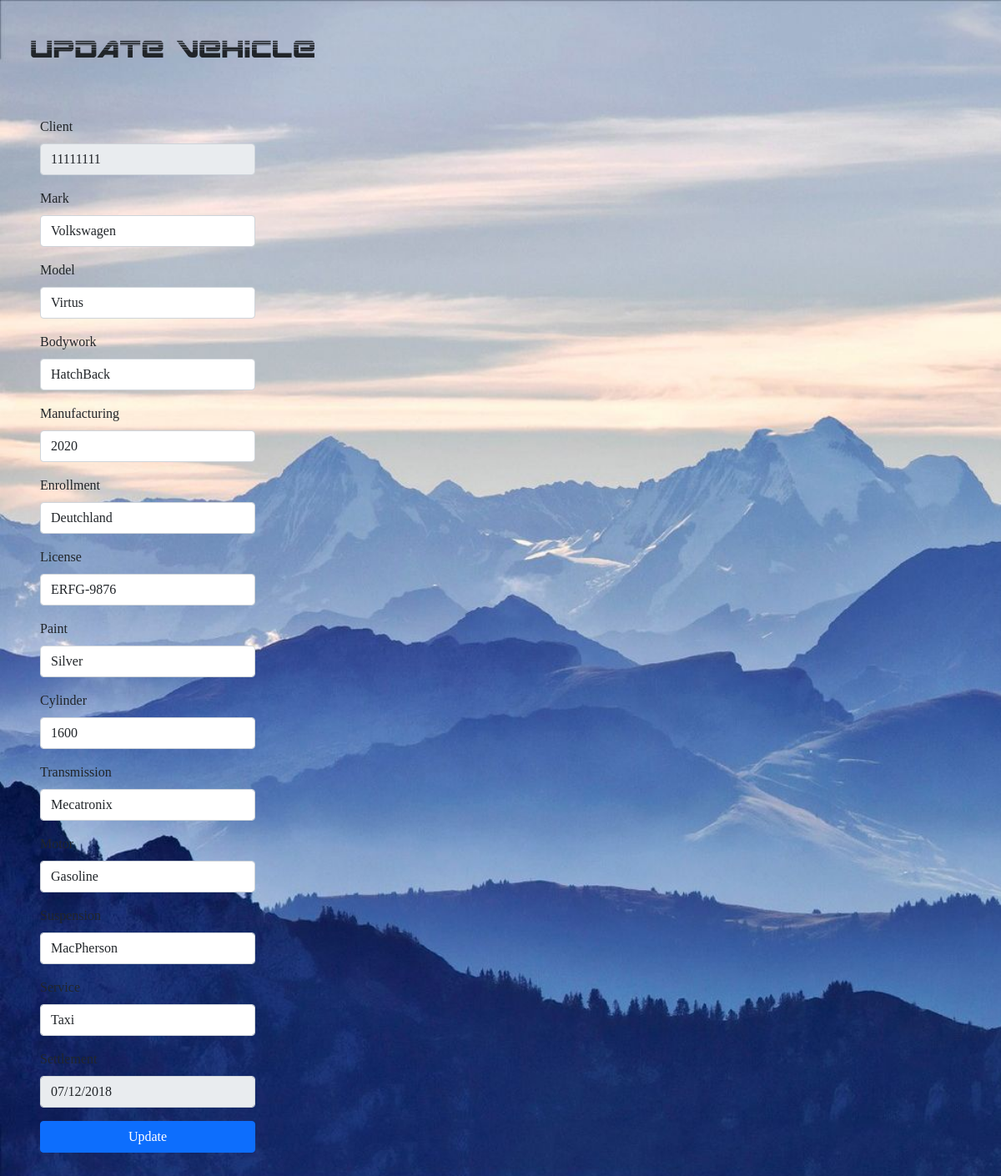
/vehicleCrud/vehicleUpdate.php?id_vehicle=1, run on the app's committed database.
### tables this page shows
CREATE TABLE IF NOT EXISTS `vehicles` (
  `id_vehicle` INT NOT NULL AUTO_INCREMENT,
  `mark` VARCHAR(45) NOT NULL,
  `model` VARCHAR(45) NOT NULL,
  `bodywork` VARCHAR(45) NOT NULL,
  `manufacturing` VARCHAR(45) NULL,
  `enrollment` VARCHAR(45) NOT NULL,
  `license` VARCHAR(45) NOT NULL,
  `paint` VARCHAR(45) NOT NULL,
  `cylinder` VARCHAR(45) NULL,
  `transmission` VARCHAR(45) NULL,
  `motor` VARCHAR(45) NULL,
  `suspension` VARCHAR(45) NULL,
  `service` VARCHAR(45) NULL,
  `settlement` VARCHAR(45) NOT NULL,
  `citizen_number` INT NOT NULL,
  PRIMARY KEY (`id_vehicle`),
  CONSTRAINT `fk_cars_clients`
    FOREIGN KEY (`citizen_number`)
    REFERENCES `clients` (`citizen_number`)
    ON DELETE NO ACTION
    ON UPDATE NO ACTION);

### vehicleCrud/vehicleUpdate.php (the view, shortened to what this page needs)
<?php
require "../models/connectionDatabase.php";
$id_vehicle = $_GET["id_vehicle"];
$update_vehicle = "SELECT * FROM vehicles WHERE id_vehicle='$id_vehicle'";
?>
<!DOCTYPE html>
<html lang="en">
<head>
    <link href="https://cdn.jsdelivr.net/npm/bootstrap@5.0.1/dist/css/bootstrap.min.css" rel="stylesheet" />
    <link rel="stylesheet" href="../style/general.css" />
</head>
<body class="body">
    <h1>UPDATE VEHICLE</h1>
    <br>
    <div class='container-fluid'>
        <br>
        <form method="POST" action="../vehicleCrud/vehicleProcess.php">
            <div class='row'>
                <div class="col-md-3">
                    <?php $result = mysqli_query($connection, $update_vehicle);
                    while ($row = mysqli_fetch_assoc($result)) { ?>
                        <div class="mb-3">
                            <label class="form-label">Client</label>
                            <input type="text" class="form-control" name="citizen_number" id="citizen_number" value="<?php echo $row["citizen_number"]; ?>" readonly=»readonly» >
                        </div>
                        <div class="mb-3">
                            <label class="form-label">Mark</label>
                            <input type="text" class="form-control" name="mark" id="mark" value="<?php echo $row["mark"]; ?>" >
                        </div>
                        <div class="mb-3">
                            <label class="form-label">Model</label>
                            <input type="text" class="form-control" name="model" id="model" value="<?php echo $row["model"]; ?>" >
                        </div>
                        <div class="mb-3">
                            <label class="form-label">Bodywork</label>
                            <input type="text" class="form-control" name="bodywork" id="bodywork" value="<?php echo $row["bodywork"]; ?>" >
                        </div>
                        <div class="mb-3">
                            <label class="form-label">Manufacturing</label>
                            <input type="text" class="form-control" name="manufacturing" id="manufacturing" value="<?php echo $row["manufacturing"]; ?>" >
                        </div>
                        <div class="mb-3">
                            <label class="form-label">Enrollment</label>
                            <input type="text" class="form-control" name="enrollment" id="enrollment" value="<?php echo $row["enrollment"]; ?>" >
                        </div>
                        <div class="mb-3">
                            <label class="form-label">License</label>
                            <input type="text" class="form-control" name="license" id="license" value="<?php echo $row["license"]; ?>" >
                        </div>
                        <div class="mb-3">
                            <label class="form-label">Paint</label>
                            <input type="text" class="form-control" name="paint" id="paint" value="<?php echo $row["paint"]; ?>" >
                        </div>
                        <div class="mb-3">
                            <label class="form-label">Cylinder</label>
                            <input type="text" class="form-control" name="cylinder" id="cylinder" value="<?php echo $row["cylinder"]; ?>" >
                        </div>
                        <div class="mb-3">
                            <label class="form-label">Transmission</label>
                            <input type="text" class="form-control" name="transmission" id="transmission" value="<?php echo $row["transmission"]; ?>" >
                        </div>
                        <div class="mb-3">
                            <label class="form-label">Motor</label>
                            <input type="text" class="form-control" name="motor" id="motor" value="<?php echo $row["motor"]; ?>" >
                        </div>
                        <div class="mb-3">
                            <label class="form-label">Suspension</label>
                            <input type="text" class="form-control" name="suspension" id="suspension" value="<?php echo $row["suspension"]; ?>" >
                        </div>
                        <div class="mb-3">
                            <label class="form-label">Service</label>
                            <input type="text" class="form-control" name="service" id="service" value="<?php echo $row["service"]; ?>" >
                        </div>
                        <div class="mb-3">
                            <label class="form-label">Settlement</label>
                            <input type="date" class="form-control" name="settlement" id="settlement" value="<?php echo $row["settlement"]; ?>" readonly=»readonly» >
                        </div>
                        <div class="d-grid gap-2">
                            <button class="btn btn-primary" type="Submit">Update</button>
                        </div>
                </div>
                <?php }  mysqli_free_result($result); ?>
            </div>
        </form>
    </div>
</body>
</html>

### style/general.css (style rules this page uses)
* { box-sizing: border-box; font-family: serif; }
h1, h2, h3 { font-family: "space-ranger"; }
body { padding: 3%; margin: 0; background-image: url(../img/walls/wall4.jpg); background-repeat: no-repeat; background-size: cover; background-attachment: fixed; }

### data on the page
vehicles: citizen_number "11111111", mark "Volkswagen", model "Virtus", bodywork "HatchBack", manufacturing "2020", enrollment "Deutchland", license "ERFG-9876", paint "Silver", cylinder "1600", transmission "Mecatronix", motor "Gasoline", suspension "MacPherson", service "Taxi", settlement "07/12/2018"
